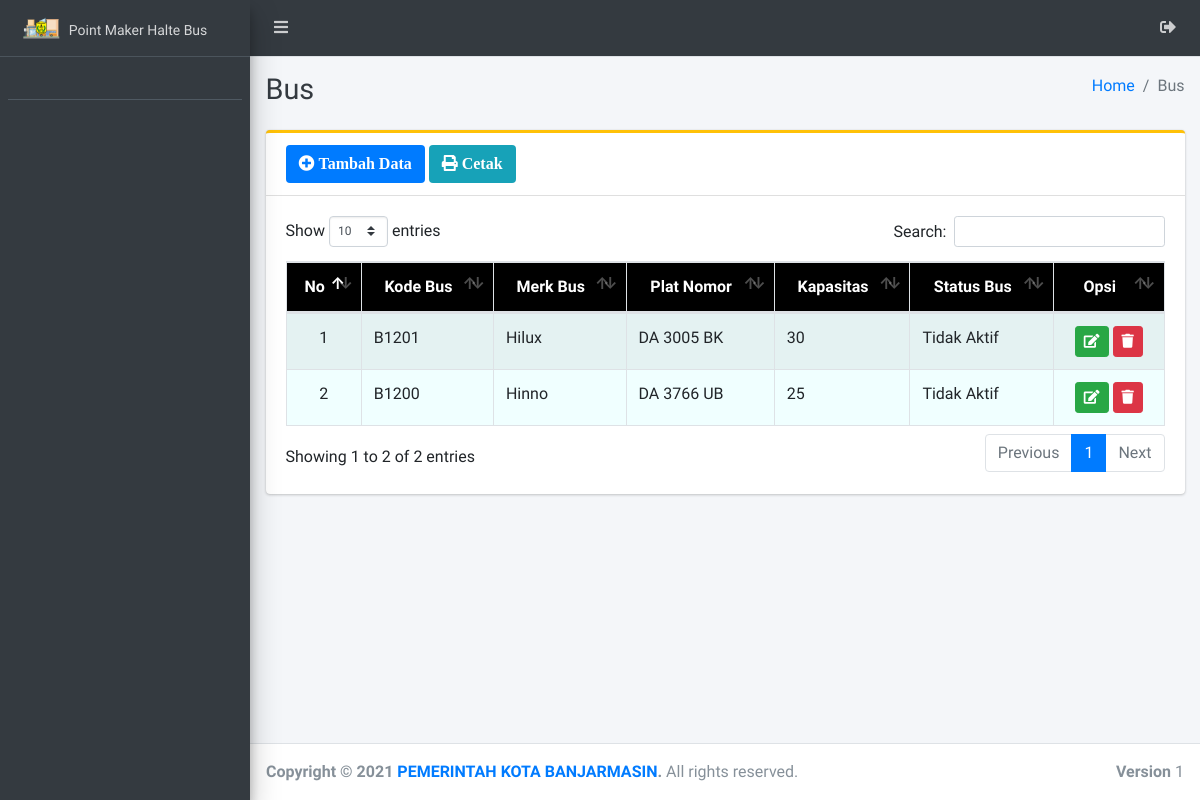
Page /admin/bus/index.php on the earlier database version.
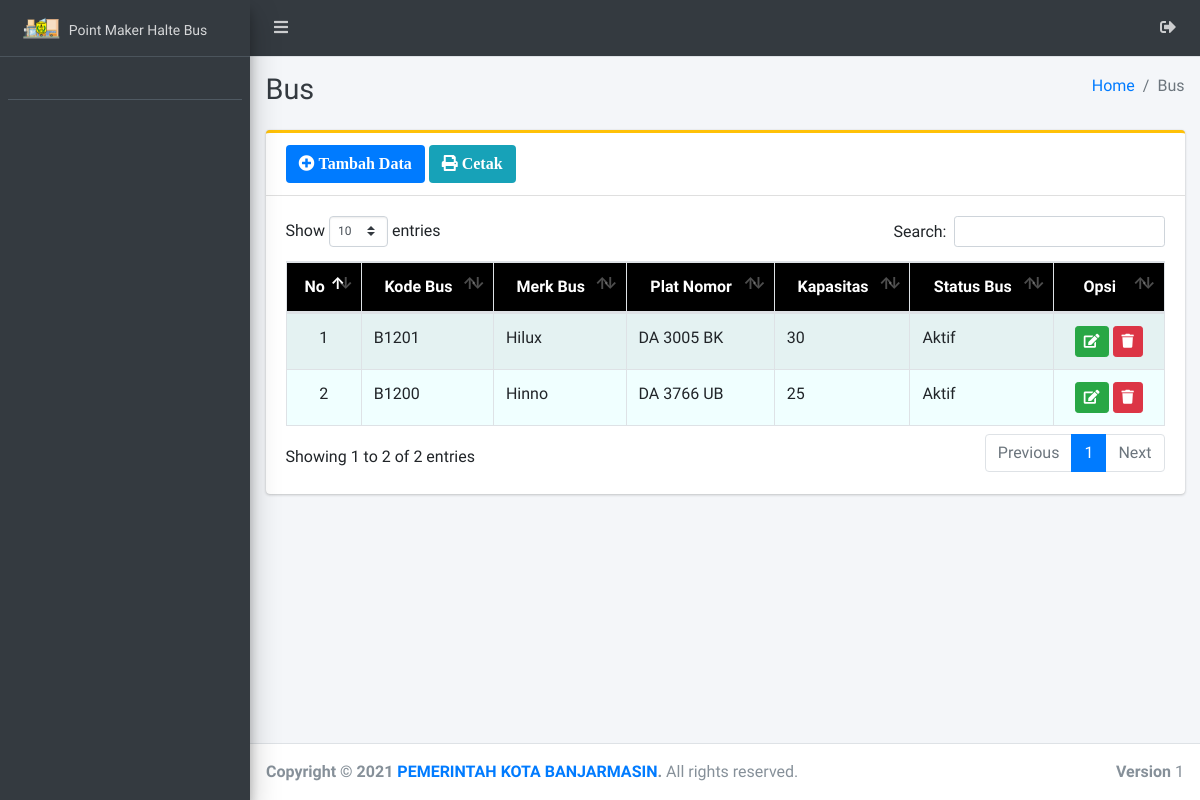
Same page on the later database version.
### tables this page shows
CREATE TABLE `bus` (
  `id_bus` int(11) NOT NULL,
  `kd_bus` varchar(25) NOT NULL,
  `merk_bus` varchar(20) NOT NULL,
  `plat_nomor` varchar(100) NOT NULL,
  `kapasitas` varchar(15) NOT NULL,
  `status_bus` varchar(25) NOT NULL
);

### config/config.php (called while the page is built, shortened)
<?php
	function base_url($url = null){
		$base_url = "http://localhost/gis-halte";
		if ($url != null) {
			return $base_url."/".$url;
		}else{
			return $base_url;
		}
	}
 ?>

### admin/bus/index.php (the view, shortened to what this page needs)
<?php
require '../../config/config.php';
require '../../config/koneksi.php';
?>
<!DOCTYPE html>
<html>
<?php
include '../../templates/head.php';
?>
<body class="hold-transition sidebar-mini layout-fixed">
    <div class="wrapper">
        <?php
        include '../../templates/navbar.php';
        ?>
        <?php
        include '../../templates/sidebar.php';
        ?>
        <div class="content-wrapper">
            <div class="content-header">
                <div class="container-fluid">
                    <div class="row mb-2">
                        <div class="col-sm-6">
                            <h1 class="m-0 text-dark">Bus</h1>
                        </div>
                        <div class="col-sm-6">
                            <ol class="breadcrumb float-sm-right">
                                <li class="breadcrumb-item"><a href="#">Home</a></li>
                                <li class="breadcrumb-item active">Bus</li>
                            </ol>
                        </div>
                    </div>
                </div>
            </div>
            <section class="content">
                <div class="container-fluid">
                    <div class="row">
                        <div class="col-12">
                            <div class="card card-warning card-outline">
                                <div class="card-header">
                                    <a href="tambah" class="btn bg-blue"><i class="fa fa-plus-circle"> Tambah Data</i></a>
                                    <a href="#" data-toggle="modal" data-target="#modal_print" class="btn bg-info"><i class="fa fa-print"> Cetak</i></a>
                                </div>
                                <div class="card-body">
                                    <div class="table-responsive">
                                        <table id="example1" class="table table-bordered table-striped">
                                            <thead class="bg-black">
                                                <tr align="center">
                                                    <th>No</th>
                                                    <th>Kode Bus</th>
                                                    <th>Merk Bus</th>
                                                    <th>Plat Nomor</th>
                                                    <th>Kapasitas</th>
                                                    <th>Status Bus</th>
                                                    <th>Opsi</th>
                                                </tr>
                                            </thead>
                                            <tbody style="background-color: azure">
                                            <?php
                                            $no = 1;
                                            $data = $koneksi->query("SELECT * FROM bus");
                                            while ($row = $data->fetch_array()) {
                                            ?>
                                                    <tr>
                                                        <td align="center"><?= $no++ ?></td>
                                                        <td><?= $row['kd_bus'] ?></td>
                                                        <td><?= $row['merk_bus'] ?></td>
                                                        <td><?= $row['plat_nomor'] ?></td>
                                                        <td><?= $row['kapasitas'] ?></td>
                                                        <td><?= $row['status_bus'] ?></td>
                                                        <td align="center">
                                                            <a href="edit?id=<?= $row['id_bus'] ?>" class="btn btn-success btn-sm" title="Edit"><i class="fa fa-edit"></i></a>
                                                            <a href="hapus?id=<?= $row['id_bus'] ?>" class="btn btn-danger btn-sm alert-hapus" title="Hapus"><i class="fa fa-trash"></i></a>
                                                        </td>
                                                    </tr>
                                                    <?php } ?>
                                                </tbody>
                                        </table>
                                    </div>
                                </div>
                            </div>
                        </div>
                    </div>
                </div>
            </section>
        </div>
        <?php include_once "../../templates/footer.php"; ?>
    </div>
</body>
</html>

### templates/head.php (shortened to what this page needs)
<head>
  <link rel="stylesheet" href="<?= base_url() ?>/assets/plugins/fontawesome-free/css/all.min.css">
  <link rel="stylesheet" href="https://code.ionicframework.com/ionicons/2.0.1/css/ionicons.min.css">
  <link rel="stylesheet" href="<?= base_url() ?>/assets/plugins/datatables-bs4/css/dataTables.bootstrap4.css">
  <link rel="stylesheet" href="<?= base_url() ?>/assets/plugins/ekko-lightbox/ekko-lightbox.css">
  <link rel="stylesheet" href="<?= base_url() ?>/assets/plugins/bootstrap-fileupload/bootstrap-fileupload.min.css">
  <link rel="stylesheet" href="<?= base_url() ?>/assets/plugins/tempusdominus-bootstrap-4/css/tempusdominus-bootstrap-4.min.css">
  <link rel="stylesheet" href="<?= base_url() ?>/assets/plugins/select2/css/select2.min.css">
  <link rel="stylesheet" href="<?= base_url() ?>/assets/plugins/select2-bootstrap4-theme/select2-bootstrap4.min.css">
  <link rel="stylesheet" href="<?= base_url() ?>/assets/plugins/icheck-bootstrap/icheck-bootstrap.min.css">
  <link rel="stylesheet" href="<?= base_url() ?>/assets/plugins/jqvmap/jqvmap.min.css">
  <link rel="stylesheet" href="<?= base_url() ?>/assets/dist/css/adminlte.min.css">
  <link rel="stylesheet" href="<?= base_url() ?>/assets/plugins/overlayScrollbars/css/OverlayScrollbars.min.css">
  <link rel="stylesheet" href="<?= base_url() ?>/assets/plugins/daterangepicker/daterangepicker.css">
  <link rel="stylesheet" href="<?= base_url() ?>/assets/plugins/summernote/summernote-bs4.css">
  <link rel="stylesheet" href="<?= base_url() ?>/assets/plugins/bootstrap-fileupload/bootstrap-fileupload.min.css">
  <link rel="stylesheet" href="<?= base_url() ?>/assets/alert/sweetalert.css">
  <link rel="stylesheet" href="https://unpkg.com/leaflet@1.7.1/dist/leaflet.css"
/>
</head>

### templates/navbar.php
<nav class="main-header navbar navbar-expand navbar-darkblue navbar-dark">
  <ul class="navbar-nav">
    <li class="nav-item">
      <a class="nav-link" data-widget="pushmenu" href="#"><i class="fas fa-bars"></i></a>
    </li>
  </ul>
  <ul class="navbar-nav ml-auto">
    <li class="nav-item dropdown">
      <a class="nav-link alert-logout" href="<?= base_url('logout') ?>">
        <i class="fas fa-sign-out-alt"></i>
      </a>
    </li>
  </ul>
</nav>

### templates/sidebar.php (shortened to what this page needs)
<aside class="main-sidebar sidebar-dark-blue elevation-4">
  <a href="#" class="brand-link">
    <img src="<?= base_url() ?>/assets/dist/img/bus-halte.png" style="width: 40px;" alt="#" class="brand-image" style="opacity: .8">
    <span class="brand-text font-weight-light"><b style="font-size : 14px;">Point Maker Halte Bus</b></span>
  </a>
  <div class="sidebar">
    <div class="user-panel mt-3 pb-3 d-flex">
      <div class="info">
      </div>
    </div>
  </div>
</aside>

### templates/footer.php
<footer class="main-footer">
  <strong>Copyright &copy; <?= date('Y') ?> <a href="#">PEMERINTAH KOTA BANJARMASIN</a>.</strong>
  All rights reserved.
  <div class="float-right d-none d-sm-inline-block">
    <b>Version</b> 1
  </div>
</footer>

Differences in the rows shown:
changed bus "Hilux": status_bus "Tidak Aktif" → "Aktif"
changed bus "Hinno": status_bus "Tidak Aktif" → "Aktif"
